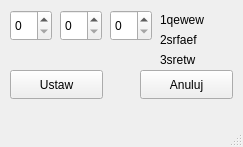
<?xml version="1.0" encoding="UTF-8"?>
<ui version="4.0">
 <class>TimeAdd</class>
 <widget class="QMainWindow" name="TimeAdd">
  <property name="geometry">
   <rect>
    <x>0</x>
    <y>0</y>
    <width>243</width>
    <height>147</height>
   </rect>
  </property>
  <property name="windowTitle">
   <string>MainWindow</string>
  </property>
  <widget class="QWidget" name="centralwidget">
   <widget class="QSpinBox" name="spinBox_3">
    <property name="geometry">
     <rect>
      <x>110</x>
      <y>10</y>
      <width>42</width>
      <height>31</height>
     </rect>
    </property>
   </widget>
   <widget class="QSpinBox" name="spinBox">
    <property name="geometry">
     <rect>
      <x>10</x>
      <y>10</y>
      <width>42</width>
      <height>31</height>
     </rect>
    </property>
   </widget>
   <widget class="QPushButton" name="btnUstaw">
    <property name="geometry">
     <rect>
      <x>10</x>
      <y>70</y>
      <width>93</width>
      <height>29</height>
     </rect>
    </property>
    <property name="text">
     <string>Ustaw</string>
    </property>
   </widget>
   <widget class="QSpinBox" name="spinBox_2">
    <property name="geometry">
     <rect>
      <x>60</x>
      <y>10</y>
      <width>42</width>
      <height>31</height>
     </rect>
    </property>
   </widget>
   <widget class="QPushButton" name="btnAnuluj">
    <property name="geometry">
     <rect>
      <x>140</x>
      <y>70</y>
      <width>93</width>
      <height>29</height>
     </rect>
    </property>
    <property name="text">
     <string>Anuluj</string>
    </property>
   </widget>
   <widget class="QLabel" name="label">
    <property name="geometry">
     <rect>
      <x>160</x>
      <y>10</y>
      <width>63</width>
      <height>20</height>
     </rect>
    </property>
    <property name="text">
     <string>1qewew</string>
    </property>
   </widget>
   <widget class="QLabel" name="label_2">
    <property name="geometry">
     <rect>
      <x>160</x>
      <y>30</y>
      <width>63</width>
      <height>20</height>
     </rect>
    </property>
    <property name="text">
     <string>2srfaef</string>
    </property>
   </widget>
   <widget class="QLabel" name="label_3">
    <property name="geometry">
     <rect>
      <x>160</x>
      <y>50</y>
      <width>63</width>
      <height>20</height>
     </rect>
    </property>
    <property name="text">
     <string>3sretw</string>
    </property>
   </widget>
  </widget>
  <widget class="QMenuBar" name="menubar">
   <property name="geometry">
    <rect>
     <x>0</x>
     <y>0</y>
     <width>243</width>
     <height>22</height>
    </rect>
   </property>
  </widget>
  <widget class="QStatusBar" name="statusbar"/>
 </widget>
 <resources/>
 <connections/>
</ui>
